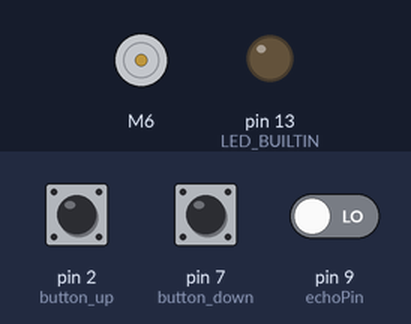
Bench run of a program on a simulated Arduino Uno, built with avr-gcc and run on an emulated ATmega328P. On the bench: DC motor (green arrow = forward, orange = backward, longer = faster), output pins drawn as LEDs (lit = HIGH). The inputs (shaded band) are chosen by the test bench; at power-on: pin 2 (button_up) HIGH, pin 7 (button_down) HIGH, pin 9 (echoPin) LOW.

Above: at 1.2 s.
1.3 s: pin 2 (button_up) pulled LOW for 0.15 s
3.8 s: pin 2 (button_up) pulled LOW for 3.2 s
At 5.7 s:
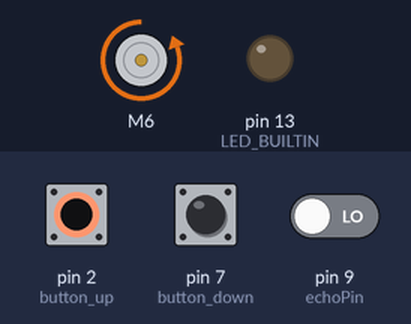
Timing chart, 0 to 9.3 s (numbered marks = the images above; inputs shaded):
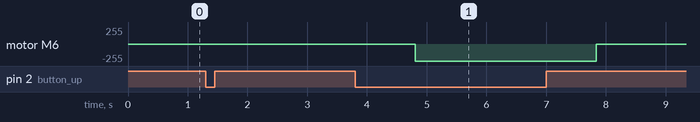

Measured:
- after the input at 3.8 s, motor M6: stopped → backward 255/255 after 1.0 s, → stopped 3.0 s later

The program:

main.cpp
```cpp
#include <Arduino.h>
#include <EEPROM.h>
#include <BTS7960.h>

// GPIO Definitions
int button_up = 2;
int button_down = 7;
int R_EN = 3;
int L_EN = 4;
int R_PWM = 5;
int L_PWM = 6;
int triggerPin = 8;
int echoPin = 9;

// Counter for up button presses
int upButtonCounter = 0;

// Default state for up and down buttons due to using INPUT_PULLUP
int lastUpButtonState = HIGH;
int lastDownButtonState = HIGH;

// Establish stored heights and current height
unsigned char storedHeight = 0;
unsigned int currHeight = 0;

// Current EEPROM memory address to store height
int addr = 0;

// Debounce variables
unsigned long lastUpDebounceTime = 0;
unsigned long lastDownDebounceTime = 0;
unsigned long moveDelay = 200;

// Establish min and max heights
int maxHeight = 93;
int minHeight = 62;

// Init motor controller
BTS7960 motorController(L_EN, R_EN, L_PWM, R_PWM);

float findDistCm(int triggerPin, int echoPin) {
  float duration, distance;

  digitalWrite(triggerPin, LOW);
  delayMicroseconds(2);
  digitalWrite(triggerPin, HIGH);
  delayMicroseconds(10);
  digitalWrite(triggerPin, LOW);

  duration = pulseIn(echoPin, HIGH);
  distance = (duration * .0343) / 2;
  delay(10);

  return distance;

}


void moveToPosition(int pos) {
  bool positionReached = false;

  while (positionReached == false) {
    int currentPos = (int)findDistCm(triggerPin, echoPin);

    if ((currentPos > maxHeight) || (currentPos < minHeight)) {
      positionReached = true;
      break;
    }

    if (currentPos > pos) {
      motorController.TurnRight(255);
    } else if (currentPos < pos) {
      motorController.TurnLeft(255);
    } else if (currentPos == pos) {
      positionReached = true;
      break;
    }
  }
}

void setup() {
  pinMode(LED_BUILTIN, OUTPUT);
  pinMode(button_up, INPUT_PULLUP);
  pinMode(button_down, INPUT_PULLUP);

  storedHeight = EEPROM.read(addr);


  //Serial.begin(9600);
}

void loop() {

  int upIsPressed = digitalRead(button_up);
  int downIsPressed = digitalRead(button_down);

  if (upIsPressed != lastUpButtonState) {
    lastUpDebounceTime = millis();
    if (upIsPressed == LOW) {
      upButtonCounter++;


      if (upButtonCounter == 5) {

        upButtonCounter = 0;
        currHeight = (int)findDistCm(triggerPin, echoPin);

        if ((0 < currHeight) && (currHeight < 255)) {
          storedHeight = (char)currHeight;
          EEPROM.update(addr, storedHeight);
        }
      }
    }
  }


  if (upIsPressed == LOW && downIsPressed == LOW){
    moveToPosition(storedHeight);

    motorController.Disable();
  } else if (upIsPressed == LOW && findDistCm(triggerPin, echoPin) < maxHeight) {

    motorController.Enable();
    motorController.TurnLeft(255);

    // Serial.println((int)find_dist_cm(triggerPin, echoPin));


  } else if (downIsPressed == LOW && findDistCm(triggerPin, echoPin) > minHeight) {

    motorController.Enable();
    motorController.TurnRight(255);

    // Serial.println((int)find_dist_cm(triggerPin, echoPin));

  } else {

    motorController.Disable();

  }

  if ((millis() - lastUpDebounceTime) > moveDelay) {
    upButtonCounter = 0;
  }

  lastUpButtonState = upIsPressed;

}
```
